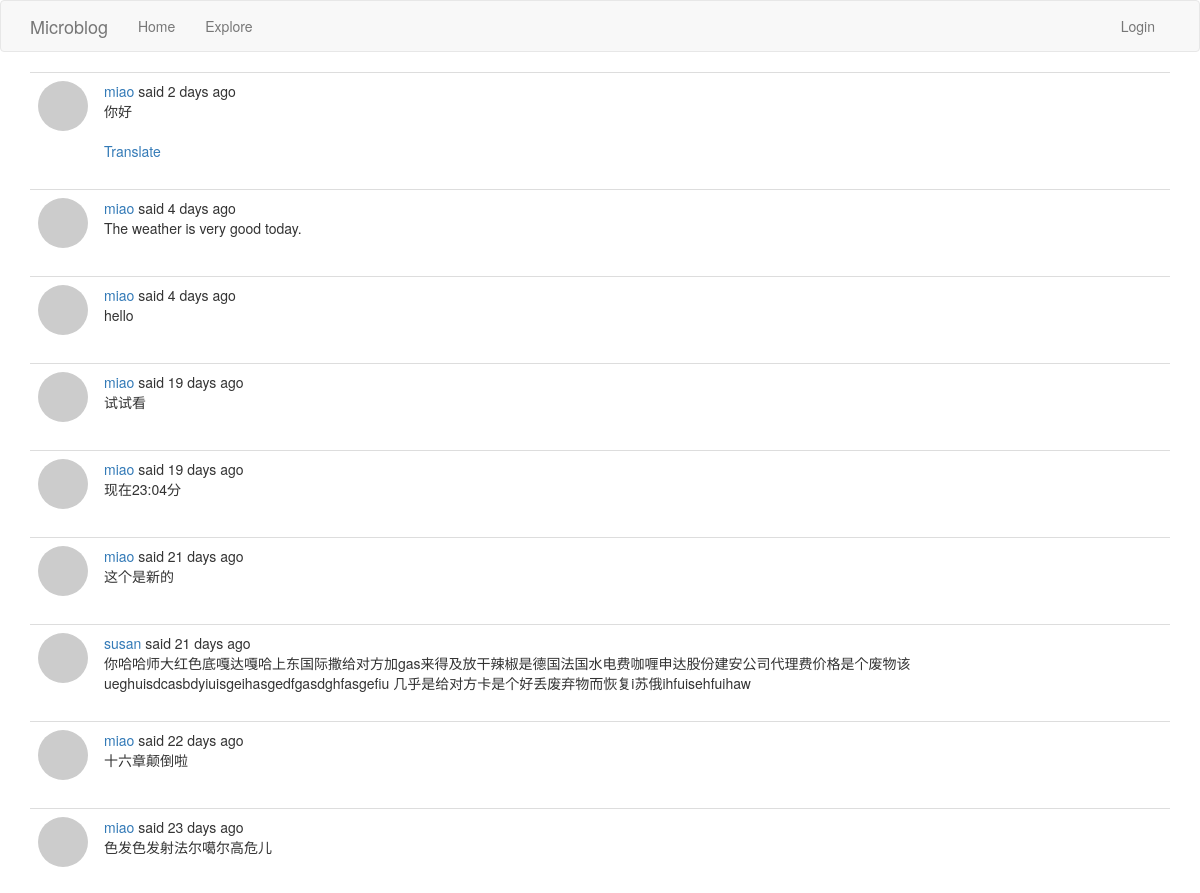
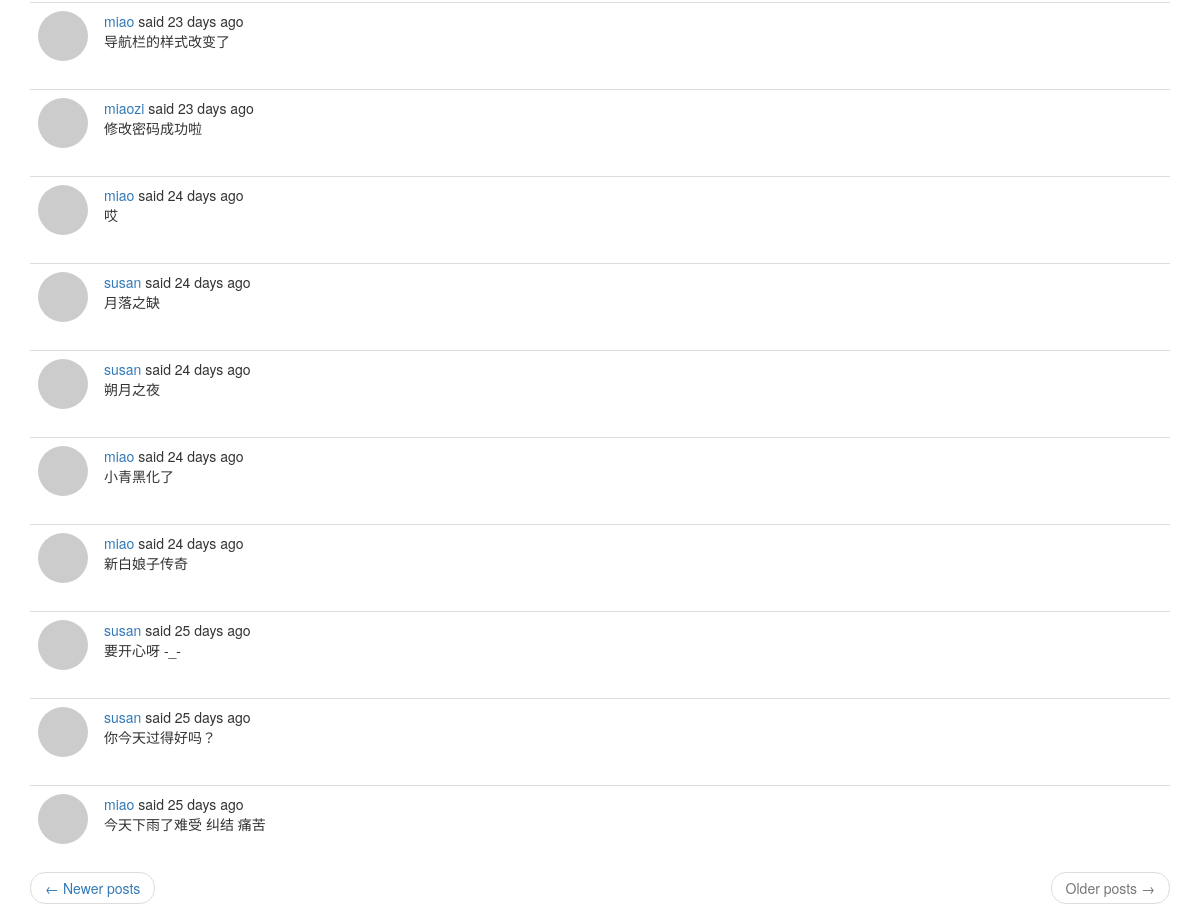
/explore?page=2, run on the app's committed database (2 pictures, top to bottom).
### app/models.py (models this page shows, shortened)
class SearchableMixin(object):
    @classmethod
    def search(cls, expression, page, per_page):
        """获取搜索结果列表"""
        ids, total = query_index(cls.__tablename__, expression, page, per_page)
        if total == 0:
            return cls.query.filter_by(id=0), 0
        when = []
        for i in range(len(ids)):
            when.append((ids[i], i))
        return cls.query.filter(cls.id.in_(ids)).order_by(db.case(when, value=cls.id)), total  # SQL 的case when语句

class Post(SearchableMixin, db.Model):
    __searchable__ = ['body']  # 这个模型需要有body字段才能被索引,我添加的这个__searchable__属性只是一个变量，它没有任何关联的行为。 它只会帮助我以通用的方式编写索引函数。
    id = db.Column(db.Integer, primary_key=True)
    body = db.Column(db.String(140))
    timestamp = db.Column(db.DateTime, index=True, default=datetime.utcnow)
    user_id = db.Column(db.Integer, db.ForeignKey('user.id'))  # 初始化为user.id的外键,Flask-SQLAlchemy自动设置类名为小写来作为对应表的名称
    language = db.Column(db.String(5))  # 用户发表的动态的语言类型

### app/main/routes.py (the view)
@bp.route('/explore')
def explore():
    start_page = request.args.get('page', 1, type=int)  # 获取动态页要显示动态的起始页
    end_page = current_app.config['POSTS_PER_PAGE']  # 获取动态页要显示动态的终止页
    posts = Post.query.order_by(Post.timestamp.desc()).paginate(start_page, end_page, False)
    next_url = url_for('main.explore', page=posts.next_num) if posts.has_next else None
    prev_url = url_for('main.explore', page=posts.prev_num) if posts.has_prev else None
    return render_template('index.html', title=_("Explore"),
                           posts=posts.items,
                           next_url=next_url,
                           prev_url=prev_url)

### app/main/routes.py (called while the page is built)
@bp.before_app_request
def before_request():
    if current_user.is_authenticated:  # 当前用户是否已经登录
        current_user.last_seen = datetime.utcnow()
        db.session.commit()  # 不需要db.session.add()这句，因为当前用户已经存在数据库里了，当前用户是查询得到的
        g.search_form = SearchForm()
    g.locale = str(get_locale())

### app/models.py (called while the page is built)
    def avatar(self, size):
        digest = md5(self.email.lower().encode('utf-8')).hexdigest()  # md5(b'miao@email.com').hexdigest()获取字符串的md5值
        return 'https://www.gravatar.com/avatar/{}?d=identicon&s={}'.format(digest, size)

### app/templates/index.html (shortened to what this page needs)
{% extends "base.html" %}
{% import 'bootstrap/wtf.html' as wtf %}
{% block app_content %}
    {% for post in posts %}
        {% include '_post.html' %}
    {% endfor %}
    <nav aria-label="...">
        <ul class="pager">
            <li class="previous{% if not prev_url %} disabled{% endif %}">
                <a href="{{ prev_url or '#' }}">
                    <span aria-hidden="true">&larr;</span> {{ _('Newer posts') }}
                </a>
            </li>
            <li class="next{% if not next_url %} disabled{% endif %}">
                <a href="{{ next_url or '#' }}">
                    {{ _('Older posts') }} <span aria-hidden="true">&rarr;</span>
                </a>
            </li>
        </ul>
    </nav>
{% endblock %}

### app/templates/_post.html (shortened to what this page needs)
<table class="table table-hover">
    <tr>
        <td width="50px">
            <a href="{{ url_for('main.user', username=post.author.username) }}">
                <div style="width: 50px;height: 50px; border-radius:50%;overflow: hidden;">
                    <img src="{{ post.author.avatar(50) }}"/>
                </div>
            </a>
        </td>
        <td>
            {{ _('%(username)s said %(when)s', username=user_link, when=moment(post.timestamp).fromNow()) }}
            <br>
            <span id="post{{ post.id }}">{{ post.body }}</span>
            {% if post.language and post.language != g.locale %}
                <br><br>
                <span id="translation{{ post.id }}">
                    <a href="javascript:translate(
                                '#post{{ post.id }}',
                                '#translation{{ post.id }}',
                                '{{ post.language }}',
                                '{{ g.locale }}');">{{ _('Translate') }}</a>
                </span>
            {% endif %}
        </td>
    </tr>
</table>

### data on the page
Post: body "你好"
Post: body "The weather is very good today."
Post: body "hello"
Post: body "试试看"
Post: body "现在23:04分"
Post: body "这个是新的"
Post: body "你哈哈师大红色底嘎达嘎哈上东国际撒给对方加gas来得及放干辣椒是德国法国水电费咖喱申达股份建安公司代理费价格是个废物该ueghuisdcasbdyiuisgeihasgedfgasdghfasgefiu 几乎是给对方卡是个好丢废弃物而恢复i苏俄ihfuisehfuihaw"
Post: body "十六章颠倒啦"
Post: body "色发色发射法尔噶尔高危儿"
Post: body "导航栏的样式改变了"
Post: body "修改密码成功啦"
Post: body "哎"
Post: body "月落之缺"
Post: body "朔月之夜"
Post: body "小青黑化了"
Post: body "新白娘子传奇"
Post: body "要开心呀 -_-"
Post: body "你今天过得好吗？"
Post: body "今天下雨了难受 纠结 痛苦"
